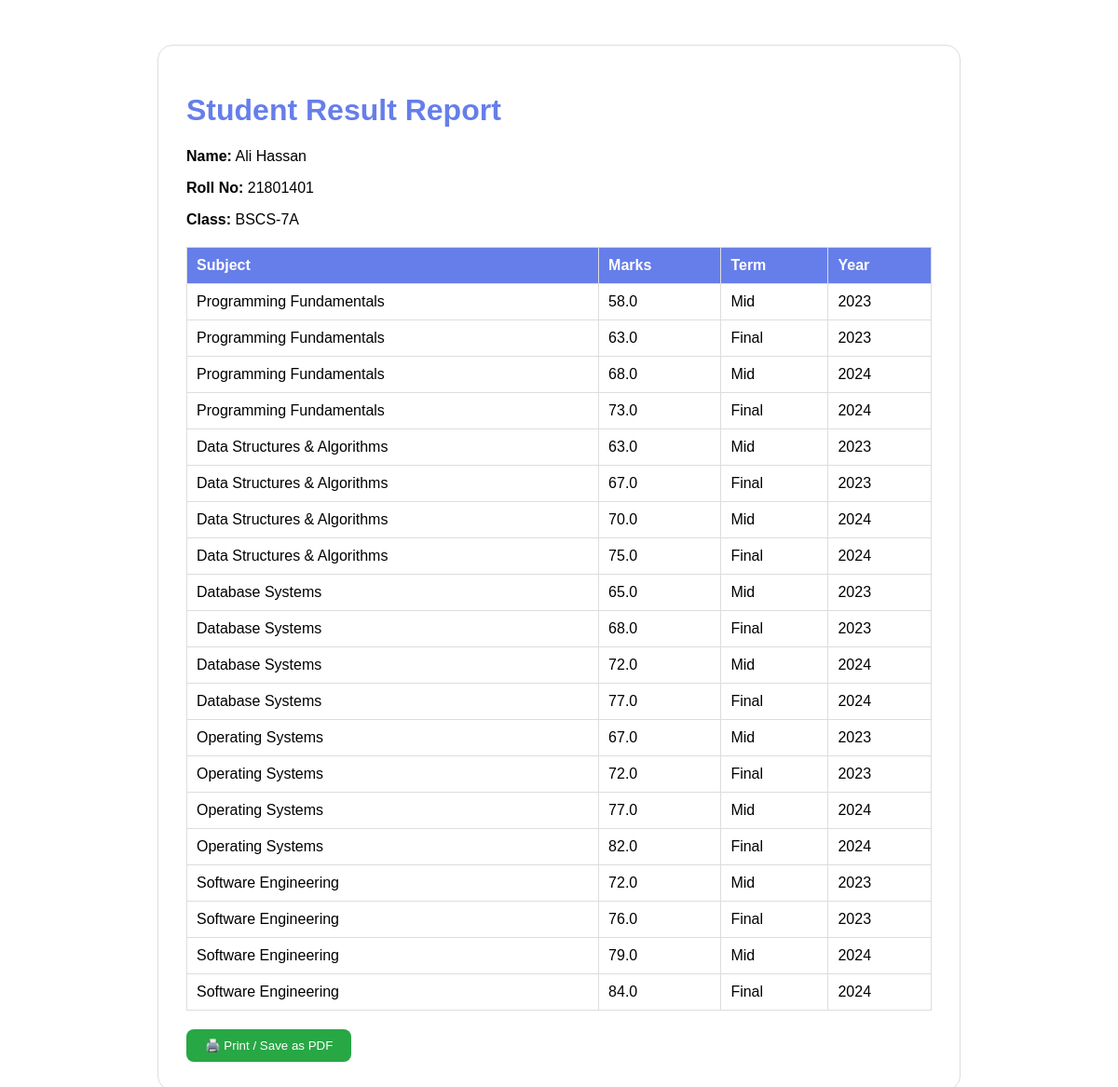
Screenshot of /report/ (signed in) with the database file from the repository.
### students/models.py (models this page shows, shortened)
class Student(models.Model):
    user = models.OneToOneField(User, on_delete=models.CASCADE)
    name = models.CharField(max_length=100)
    roll_no = models.CharField(max_length=20)
    class_name = models.CharField(max_length=10)

### results/models.py (models this page shows, shortened)
class Result(models.Model):
    student = models.ForeignKey(Student, on_delete=models.CASCADE)
    subject = models.ForeignKey(Subject, on_delete=models.CASCADE)
    marks = models.FloatField()
    term = models.CharField(max_length=10)
    year = models.IntegerField(default=2025)

class Subject(models.Model):
    name = models.CharField(max_length=50)

### students/views.py (the view)
# urls.py: path('report/', views.html_report, name='html_report'),
def html_report(request):
    try:
        student = Student.objects.get(user=request.user)
        results = Result.objects.filter(student=student)
    except Student.DoesNotExist:
        return HttpResponse("No student profile", status=404)
    return render(request, 'students/report.html', {'student': student, 'results': results})

### templates/students/report.html (shortened to what this page needs)
<!DOCTYPE html>
<html>
<head>
</head>
<body>
<div class="container">
    <h1>Student Result Report</h1>
    <p><strong>Name:</strong> {{ student.name }}</p>
    <p><strong>Roll No:</strong> {{ student.roll_no }}</p>
    <p><strong>Class:</strong> {{ student.class_name }}</p>
    <table>
        <thead>
            <tr><th>Subject</th><th>Marks</th><th>Term</th><th>Year</th></tr>
        </thead>
        <tbody>
        {% for r in results %}
        <tr>
            <td>{{ r.subject.name }}</td>
            <td>{{ r.marks }}</td>
            <td>{{ r.term }}</td>
            <td>{{ r.year }}</td>
        </tr>
        {% empty %}
        <tr><td colspan="4">No results found</td></tr>
        {% endfor %}
        </tbody>
    </table>
    <button class="no-print" onclick="window.print();" style="margin-top: 20px; padding: 10px 20px; background: #28a745; color: white; border: none; border-radius: 8px;">🖨️ Print / Save as PDF</button>
</div>
</body>
</html>

### templates/students/report.html (style rules this page uses)
body { font-family: 'Poppins', sans-serif; padding: 40px; }
.container { max-width: 800px; margin: auto; border: 1px solid #ddd; padding: 30px; border-radius: 16px; }
h1 { color: #667eea; }
table { width: 100%; border-collapse: collapse; margin-top: 20px; }
th, td { border: 1px solid #ddd; padding: 10px; text-align: left; }
th { background: #667eea; color: white; }

### rows the page displays
Student: name "Ali Hassan", roll_no "21801401", class_name "BSCS-7A"
Result: subject.name "Programming Fundamentals", marks "58.0", term "Mid", year "2023"
Result: subject.name "Programming Fundamentals", marks "63.0", term "Final", year "2023"
Result: subject.name "Programming Fundamentals", marks "68.0", term "Mid", year "2024"
Result: subject.name "Programming Fundamentals", marks "73.0", term "Final", year "2024"
Result: subject.name "Data Structures & Algorithms", marks "63.0", term "Mid", year "2023"
Result: subject.name "Data Structures & Algorithms", marks "67.0", term "Final", year "2023"
Result: subject.name "Data Structures & Algorithms", marks "70.0", term "Mid", year "2024"
Result: subject.name "Data Structures & Algorithms", marks "75.0", term "Final", year "2024"
Result: subject.name "Database Systems", marks "65.0", term "Mid", year "2023"
Result: subject.name "Database Systems", marks "68.0", term "Final", year "2023"
Result: subject.name "Database Systems", marks "72.0", term "Mid", year "2024"
Result: subject.name "Database Systems", marks "77.0", term "Final", year "2024"
Result: subject.name "Operating Systems", marks "67.0", term "Mid", year "2023"
Result: subject.name "Operating Systems", marks "72.0", term "Final", year "2023"
Result: subject.name "Operating Systems", marks "77.0", term "Mid", year "2024"
Result: subject.name "Operating Systems", marks "82.0", term "Final", year "2024"
Result: subject.name "Software Engineering", marks "72.0", term "Mid", year "2023"
Result: subject.name "Software Engineering", marks "76.0", term "Final", year "2023"
Result: subject.name "Software Engineering", marks "79.0", term "Mid", year "2024"
Result: subject.name "Software Engineering", marks "84.0", term "Final", year "2024"
